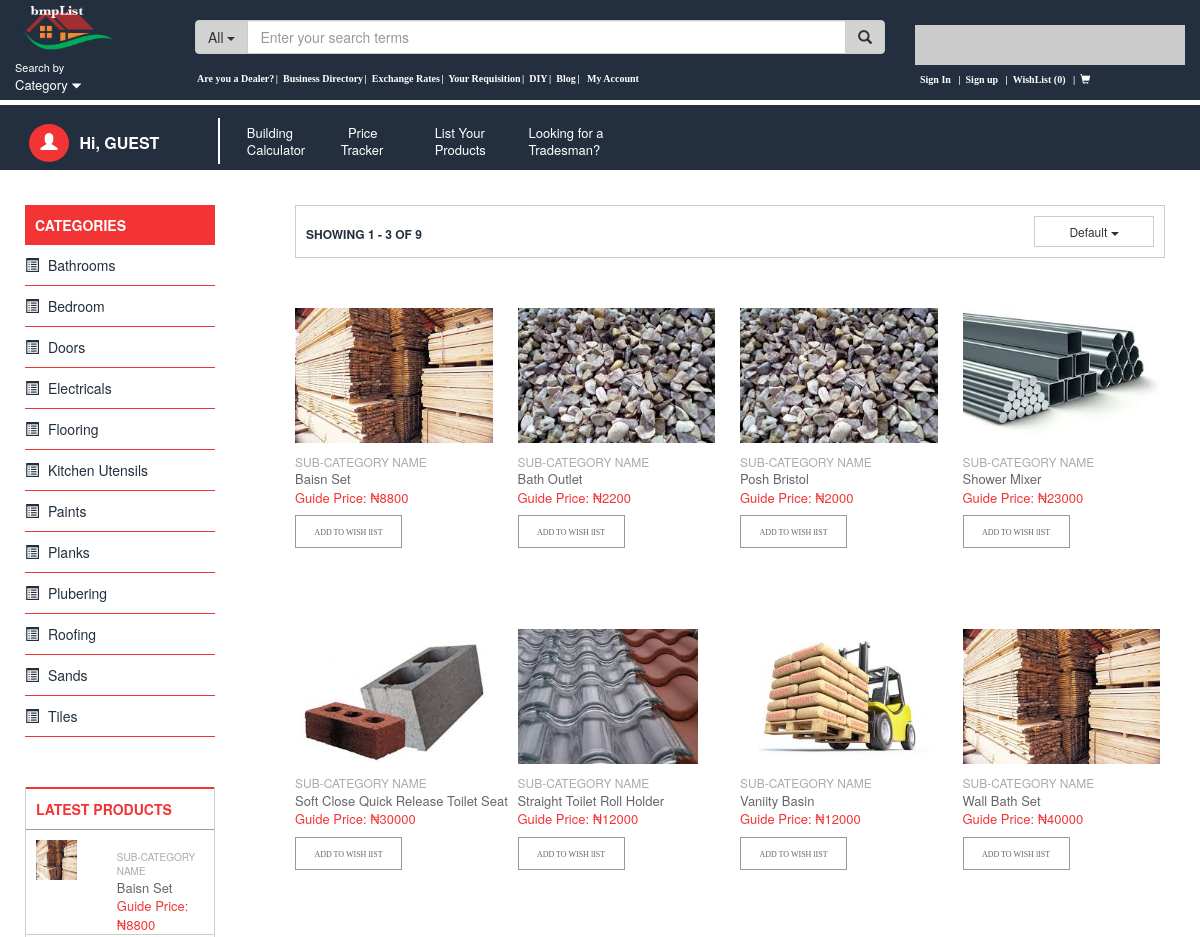
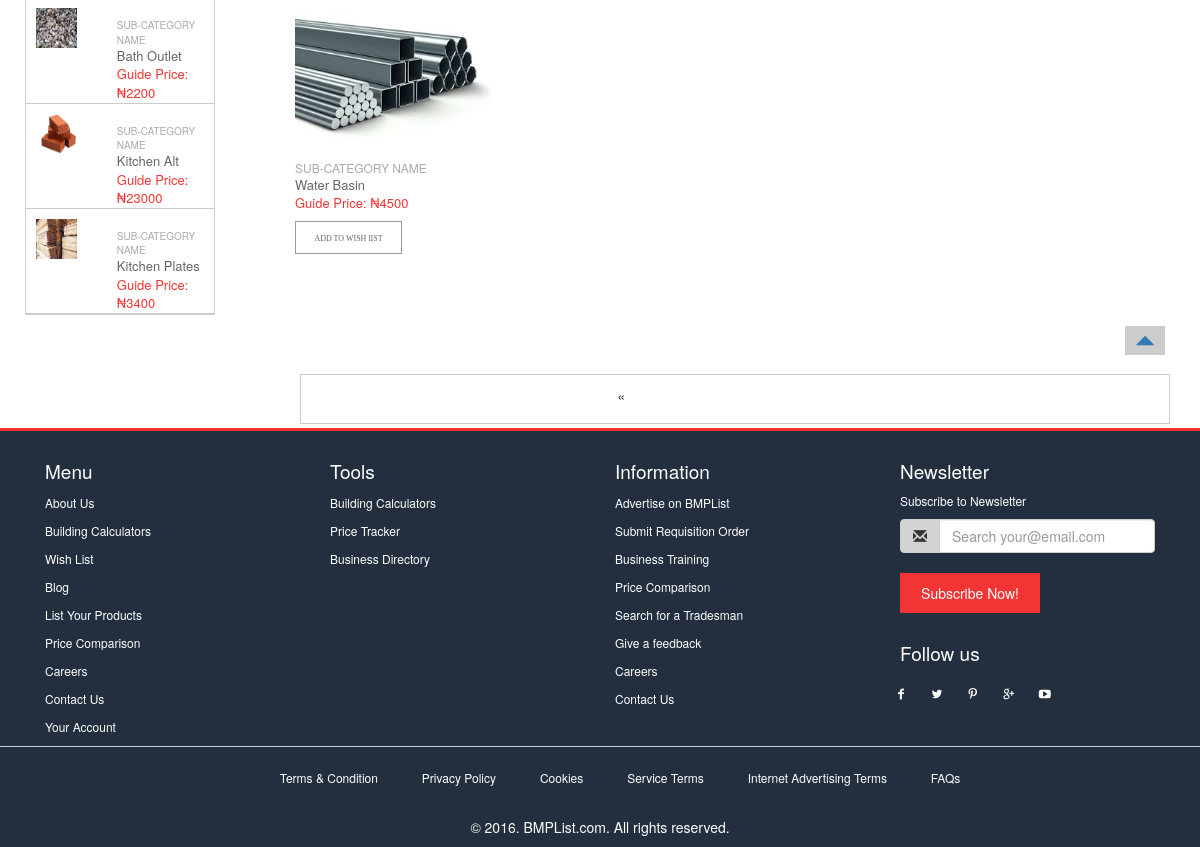
Screenshot of /category/listing/1/Bathrooms with the database file from the repository (2 pictures, top to bottom).
### tables this page shows
CREATE TABLE `category` (
`id` int(11) NOT NULL,
  `name` mediumtext NOT NULL,
  `description` longtext NOT NULL
);

CREATE TABLE `bmp_products` (
`id` int(11) NOT NULL,
  `catid` int(111) NOT NULL,
  `subcatid` int(111) NOT NULL,
  `name` text NOT NULL,
  `price` int(11) NOT NULL,
  `description` longtext NOT NULL,
  `overview` longtext NOT NULL,
  `date` date NOT NULL,
  `sku` varchar(255) NOT NULL,
  `market` varchar(100) NOT NULL,
  `add_info` longtext NOT NULL,
  `img` varchar(40) NOT NULL
);

### application/controllers/Category.php (called while the page is built, shortened)
<?php
class Category extends CI_Controller {
	function __construct() {
		$this->load->model("mdl_category");
	}
  public function listing ($id=NULL)
  {
     $id = $this->uri->segment(3);
     $this->load->library('pagination');
     $config = array();
     $total_rows = $this->mdl_category->count_all_products($id);
     $config['base_url'] = base_url() . 'category/listing/'. $id;
     $config['per_page'] = 20;
     $config['total_rows'] = $total_rows;
     $config['num_links'] = 10;
     $config['use_page_numbers'] = TRUE;
      $config['full_tag_open'] = '<ul class="pagination">';
      $config['full_tag_close'] = '</ul>';
      $config['first_link'] = false;
      $config['last_link'] = false;
      $config['first_tag_open'] = '<li>';
      $config['first_tag_close'] = '</li>';
      $config['prev_link'] = '&laquo';
      $config['prev_tag_open'] = '<li class="prev">';
      $config['prev_tag_close'] = '</li>';
      $config['next_link'] = '&raquo';
      $config['next_tag_open'] = '<li>';
      $config['next_tag_close'] = '</li>';
      $config['last_tag_open'] = '<li>';
      $config['last_tag_close'] = '</li>';
      $config['cur_tag_open'] = '<li class="active"><a href="#">';
      $config['cur_tag_close'] = '</a></li>';
      $config['num_tag_open'] = '<li>';
      $config['num_tag_close'] = '</li>';
     $this->pagination->initialize($config);
     $per_page = $config['per_page'];
     $uri_segment = $this->uri->segment(4,0);
     $data['categories'] = $this->mdl_category->get_categories($id,$per_page,$uri_segment);
     $data["links"] = $this->pagination->create_links();
     $this->load->view('category_page',$data);
  }
}

### index.php (called while the page is built, shortened)
<?php
require_once BASEPATH.'core/CodeIgniter.php';

### application/models/Mdl_category.php (called while the page is built, shortened)
<?php
class Mdl_category extends CI_Model {
	function get_categories($id,$per_page,$uri_segment)
	{
		$this->db->select('id,name,catid,price,img');
		$this->db->from('bmp_products');
		$this->db->where('catid', $id );
		$this->db->order_by("name", "asc");
	    $this->db->limit($per_page);
      	$this->db->offset($uri_segment);
	    $query =  $this->db->get();
		if($query->num_rows()>0)
			return $query->result();
		else
			return null;
	}
	function count_all_products($id)
	{
		$this->db->where('catid',$id);
		$this->db->from('bmp_products');
		return $this->db->count_all_results();
	}
}

### application/views/category_page.php (the view, shortened to what this page needs)
<?php
  include("template/header.php");
?>
<div class="row">
  <div class="container-fluid">
    <?php include("template/sidebar.php"); ?>
    <div class="col-md-9 col-sm-8 col-xs-12">
          <div class="bmp-maincol">
            <div class="row">
              <div class="col-sm-12 container">
                <div class="bmp-show-num">
                  <div class="row">
                    <div class="col-sm-9">
                    <p>Showing 1 - 3 of 9</p>
                    </div>
                    <div class="col-sm-3">
                      <div class="dropdown" style="float:right">
                        <button class="btn btn-default dropdown-toggle" type="button" id="dropdownMenu1" data-toggle="dropdown" aria-haspopup="true" aria-expanded="true">
                          Default
                          <span class="caret"></span>
                        </button>
                      </div>
                    </div>
                  </div>
                </div>
              </div>
              <?php
                      if($categories!=null){
                        foreach($categories as $cat) {
               ?>
              <div class="col-sm-3 col-xs-12 bmp-home-listing">
                <a href="<?php echo base_url() . "products/details/". $cat->id.'/'.preg_replace('/\s+/', '', $cat->name); ?>">
                  <img src="<?php echo base_url(); ?>img/<?php echo $cat->img; ?>" class="img-responsive" style="height:135px"/>
                </a>
                <div class="bmp-prod-cat">Sub-category name</div>
                <div class="bmp-prod-name"><?php echo $cat->name; ?></div>
                <div class="bmp-prod-price">Guide Price: ₦<?php echo $cat->price; ?></div>
                <div class="bmp-wishlist-btn-container">
                <a onclick="addtowishlist(<?php echo $cat->id; ?>)">
                  <button class="bmp-wishlist-btn">ADD TO WISH lIST</button>
                </a>
                </div>
              </div>
              <?php } } ?>
            </div>
            <div class="back-to-top">
              <a  onClick="window.scrollTo(0,0);"><i class="glyphicon glyphicon-triangle-top"></i></a>
            </div>
          </div>
          <div class="row cat-pagination">
            <div class="col-md-4 col-sm-5">
            </div>
            <div class="col-md-8 col-sm-7">
              <p><nav aria-label="Page navigation">
           <ul class="pagination">
            <li>
              <a href="#" aria-label="Previous">
                <span aria-hidden="true">&laquo;</span>
              </a>
            </li>
          </ul>
        </nav>
            </div>
          </div>
    </div>
  </div>
</div>
<?php
  include("template/footer.php");
?>

### application/views/template/sidebar.php
<div class="col-md-3 col-sm-3 col-xs-12">
<aside>
  <?php
    $this->db->order_by("name", "asc");
    $query =  $this->db->get('category')->result();
  ?>
  <div class="bmp-aside-cat">
    <div class="cat-header">
      Categories
    </div>
    <ul>
      <?php foreach($query as $cat) { ?>
      <li>
        <a href="<?php echo base_url(); ?>category/listing/<?php echo $cat->id; ?>/<?php echo url_title( $cat->name) ?>">
          <i class="glyphicon glyphicon-list-alt"></i> <?php echo $cat->name; ?>
        </a>
      </li>
      <?php } ?>
    </ul>
  </div>
  <div class="bmp-aside-latest">
    <div class="post-header">
      Latest Products
    </div>
    <?php
      $this->db->order_by("name", "asc");
      $this->db->limit(4);
      $query =  $this->db->get('bmp_products')->result();
    ?>
    <?php foreach($query as $product) { ?>
    <div class="row ">
      <a href="<?php echo base_url() . "products/details/". $product->id.'/'.url_title($product->name); ?>">
      <div class="col-sm-5 ">
        <img src="<?php echo base_url(); ?>img/<?php echo $product->img; ?>" class="img-responsive"/>
      </div>
      <div class="col-sm-7 text">
        <div class="bmp-prod-cat">Sub-category name</div>
        <div class="bmp-prod-name"><?php echo $product->name; ?></div>
        <div class="bmp-prod-price">Guide Price: ₦<?php echo $product->price; ?></div>
      </div>
      </a>
    </div>
    <div class="divider"></div>
    <?php } ?>
  </div>
</aside>
</div>

### css/bmp-www.css (style rules this page uses)
body { top: 0; left: 0; right: 0; }
.btn-default { background-color: #d3d3d3; }
.bmp-maincol { margin-top: 35px; margin-right: 25px; }
.bmp-home-listing { margin-top: 10px; margin-left: 10px; margin-right: -15px; margin-bottom: 50px; }
aside { margin-top: 35px; width: 290px; background-color: #fff; color: #232f3e; }
.bmp-aside-cat li { margin-left: 0px; border-bottom: 1px solid #f23534; line-height: 40px; list-style: none; cursor: pointer; color: #232f3e; }
.bmp-aside-cat li a { color: #232f3e; }
.bmp-aside-cat li:last-child { margin-bottom: 20px; }
.bmp-aside-cat .cat-header { margin-left: 40px; padding: 10px 10px; background: #f23534; font-weight: bold; color: #fff; text-transform: uppercase; }
.bmp-aside-cat li .glyphicon-list-alt { margin-right: 5px; }
.bmp-aside-latest { margin-left: 40px; margin-top: 50px; border: 1px solid #ccc; border-top: none; }
.bmp-aside-latest .post-header { padding: 10px 10px; font-weight: bold; color: #f23534; font-family: "Helvetica Neue",Helvetica,Arial,sans-serif; text-transform: uppercase; border-bottom: 1px solid #999; border-top: 2px solid #f23534; }
.divider { border-bottom: 1px solid #ccc; }
.bmp-aside-latest img { padding: 10px; width: 150px; height: 60px; }
.bmp-aside-latest .text { margin-top: 10px; }
.bmp-aside-latest .text .bmp-prod-cat { font-size: 10px; }
.pagination>li>a, .pagination>li>span { float: none; }
.bmp-prod-cat { margin-top: 10px; color: #aaa; font-size: 12px; text-transform: uppercase; text-align: left; }
.bmp-prod-name { color: #666; font-size: 13px; text-align: left; white-space: nowrap; }
.bmp-prod-price { color: #f23534; font-size: 13px; text-align: left; }
.bmp-wishlist-btn-container .bmp-wishlist-btn { margin-top: 10px; background: none; text-align: center; line-height: 30px; border: none; margin-bottom: 20px; }
.bmp-wishlist-btn-container a { color: #666; padding: 10px; font-size: 10px; font-family: serif; border: 1px solid #999;; }
.back-to-top { position: relative; float: right; cursor: pointer; }
.back-to-top .glyphicon { background: #ccc; padding: 5px; width: 40px; height: 40; font-size: 19px; text-align: center; }
.bmp-show-num { padding: 10px; margin-top: 0px; margin-left: 10px; margin-bottom: 40px; color: #f23534; border: 1px solid #ccc; }
.bmp-show-num .btn { background: none; border-radius: 0; width: 120px; font-size: 12px; }
.bmp-show-num p { position: relative; top: 10px; font-size: 12px; font-weight: bold; color: #232f3e; text-transform: uppercase; }
.cat-pagination { position: relative; top: 20px; display: inline-block; margin-right: 20px; width: 100%; height: 50px; border: 1px solid #ccc; }
.cat-pagination p { position: relative; top: 15px; font-size: 12px; font-weight: bold; color: #232f3e; text-transform: uppercase; }
.pagination { margin-top: -3px; }
.pagination>li>a, .pagination>li>span { color: #232f3e; border: none; }
@media (min-width: 992px) and (max-width: 1200px) { aside { margin-left: -30px; width: 230px; } }
@media (min-width: 992px) and (max-width: 1200px) { .bmp-maincol { margin-right: 20px; margin-left: -30px; } }
@media (min-width: 992px) and (max-width: 1200px) { .bmp-wishlist-btn-container .bmp-wishlist-btn { width: 85px; font-size: 8px; } }

### rows the page displays
category: name "Bathrooms"
category: name "Bedroom"
category: name "Doors"
category: name "Electricals"
category: name "Flooring"
category: name "Kitchen Utensils"
category: name "Paints"
category: name "Planks"
category: name "Plubering"
category: name "Roofing"
category: name "Sands"
category: name "Tiles"
bmp_products: img (picture), name "Baisn Set", price "8800"
bmp_products: img (picture), name "Bath Outlet", price "2200"
bmp_products: img (picture), name "Kitchen Alt", price "23000"
bmp_products: img (picture), name "Kitchen Plates", price "3400"
bmp_products: img (picture), name "Posh Bristol", price "2000"
bmp_products: img (picture), name "Shower Mixer", price "23000"
bmp_products: img (picture), name "Soft Close Quick Release Toilet Seat", price "30000"
bmp_products: img (picture), name "Straight Toilet Roll Holder", price "12000"
bmp_products: img (picture), name "Vaniity Basin", price "12000"
bmp_products: img (picture), name "Wall Bath Set", price "40000"
bmp_products: img (picture), name "Water Basin", price "4500"

### other values shown
count($this->cart->contents()) "0"
